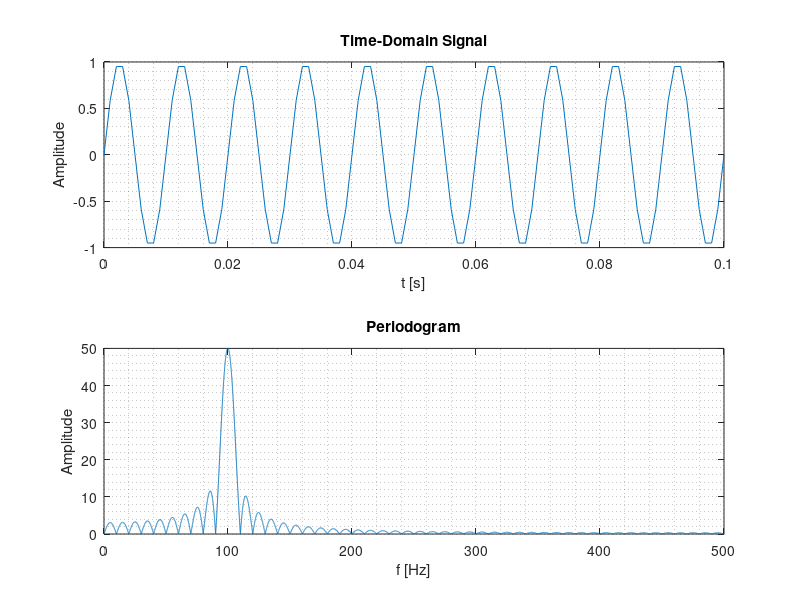

Reproduce this figure in MATLAB.
%% PRACTICE 9.1. Appearance of the SINC in the periodogram of a single-component signal.

clc; clear all; close all
f1 = 100;
duration = 0.1;
Fmax = f1;
Fs = 10 * Fmax; 
Ts = 1 / Fs;
n = 0:Ts:duration; % time base (discrete)
xn = sin(2*pi*f1*n); % amplitude vector
% Plot (time domain)
subplot(2,1,1)
plot(n, xn), grid minor
title('Time-Domain Signal')
xlabel('t [s]')
ylabel('Amplitude')

%% Frequency domain (periodogram)
N = length(xn); % number of samples
FACTOR = 256;
nFFT = 2^(ceil(log2(N))) * FACTOR;
Xn = fft(xn, nFFT); % nFFT complex values
% Periodogram = magnitude of FFT
periodogram_1 = abs(Xn);
% Frequency axis
f = linspace(0, Fs, nFFT);
% Plot (periodogram)
subplot(2,1,2)
plot(f, periodogram_1), grid minor
axis([0 Fs/2 0 max(periodogram_1)]) % Xmin Xmax Ymin Ymax
title('Periodogram')
xlabel('f [Hz]')
ylabel('Amplitude')
